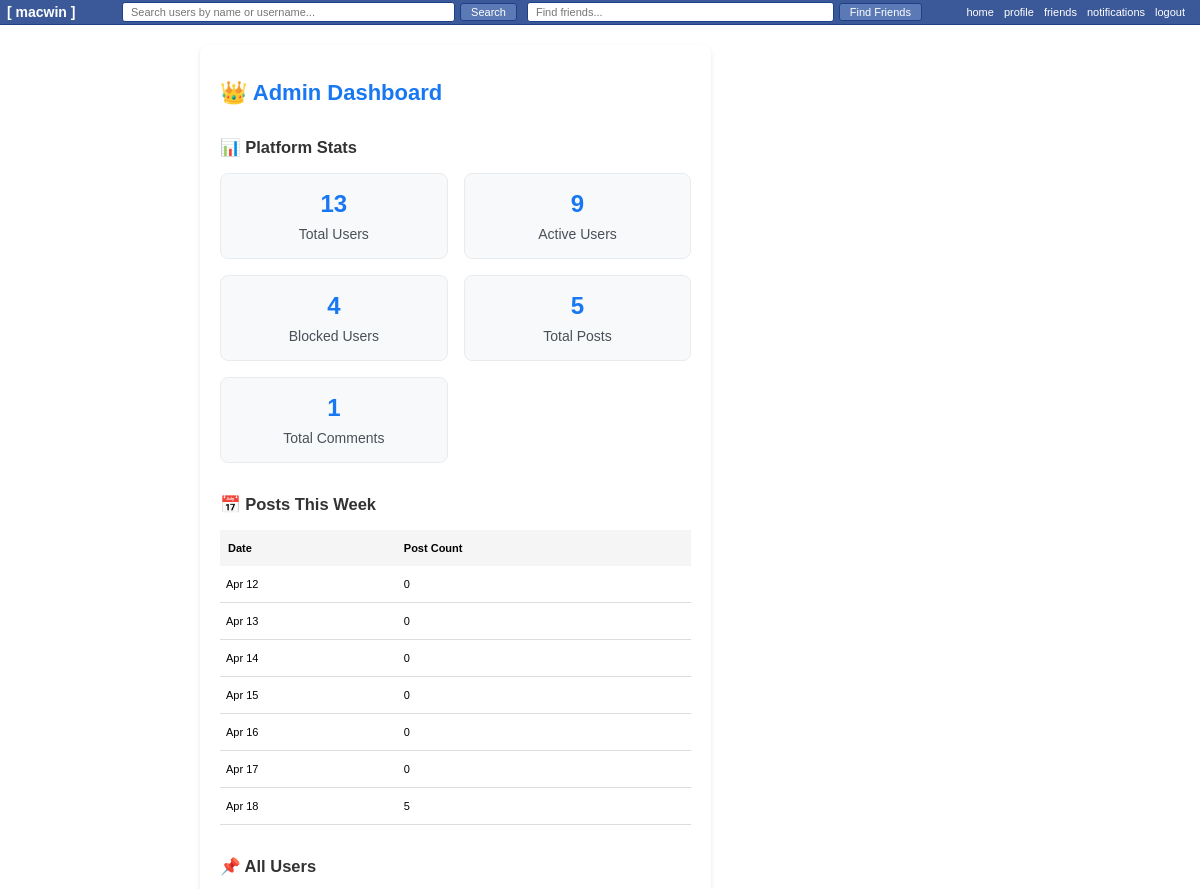
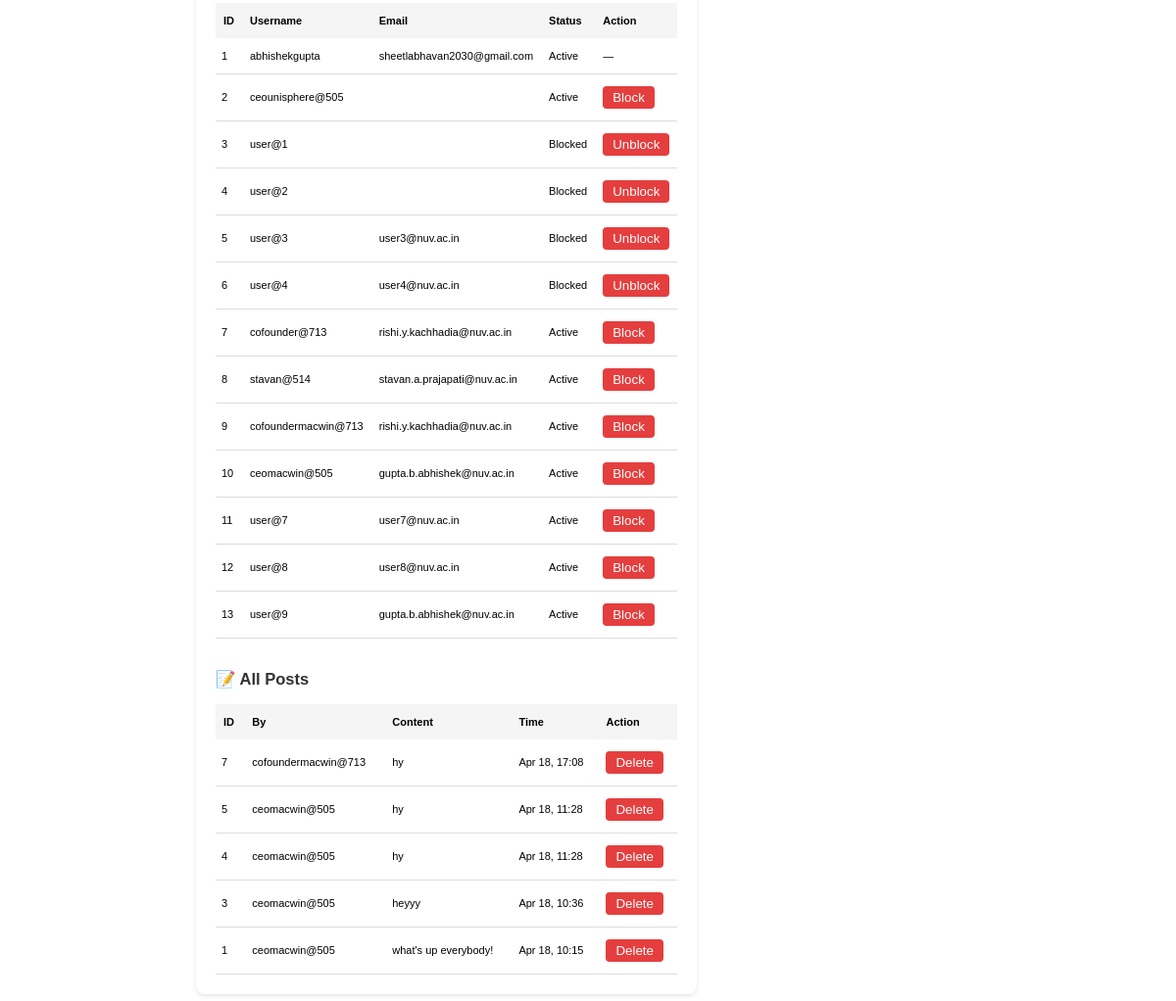
Page /dashboard/ (signed in) on the earlier database version (2 pictures, top to bottom).
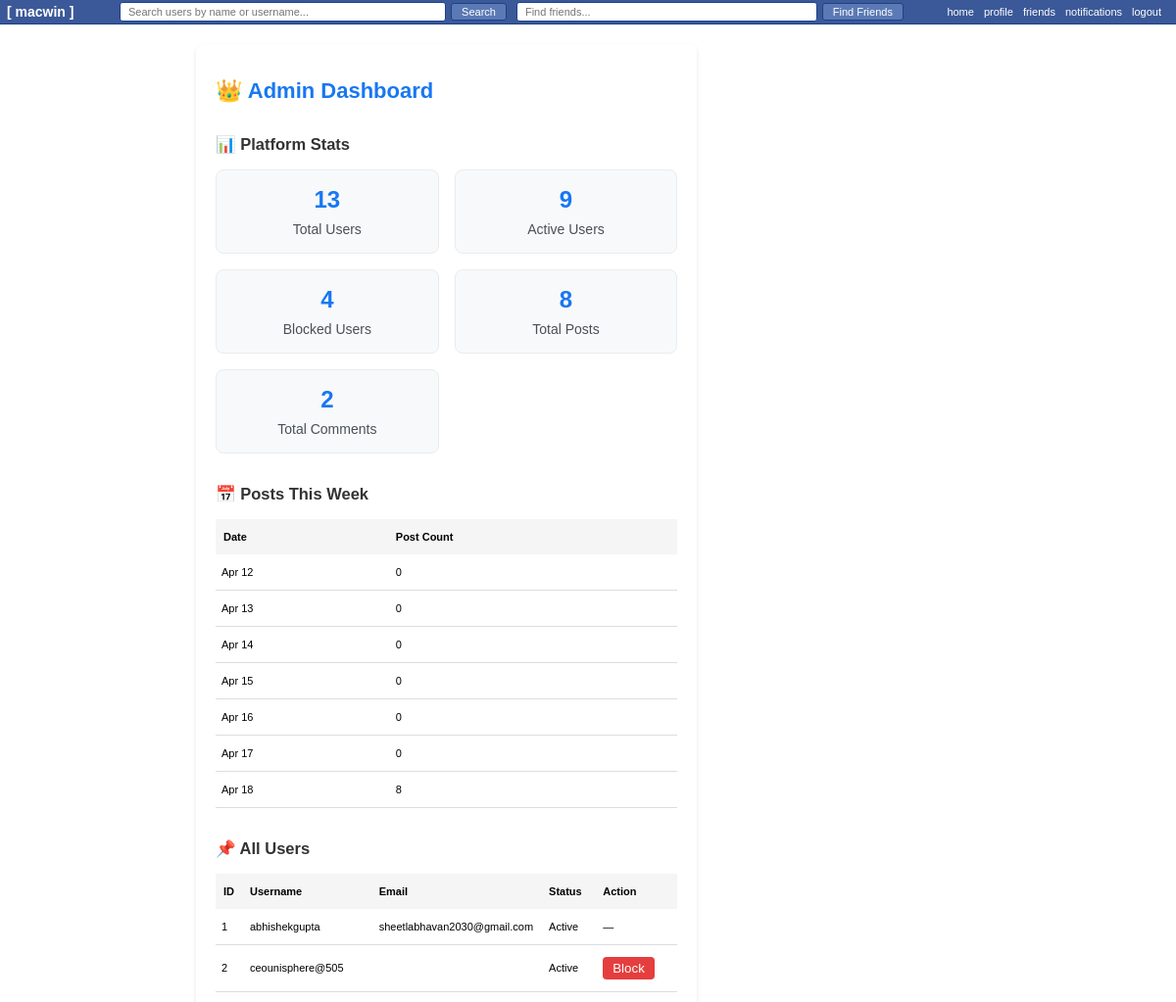
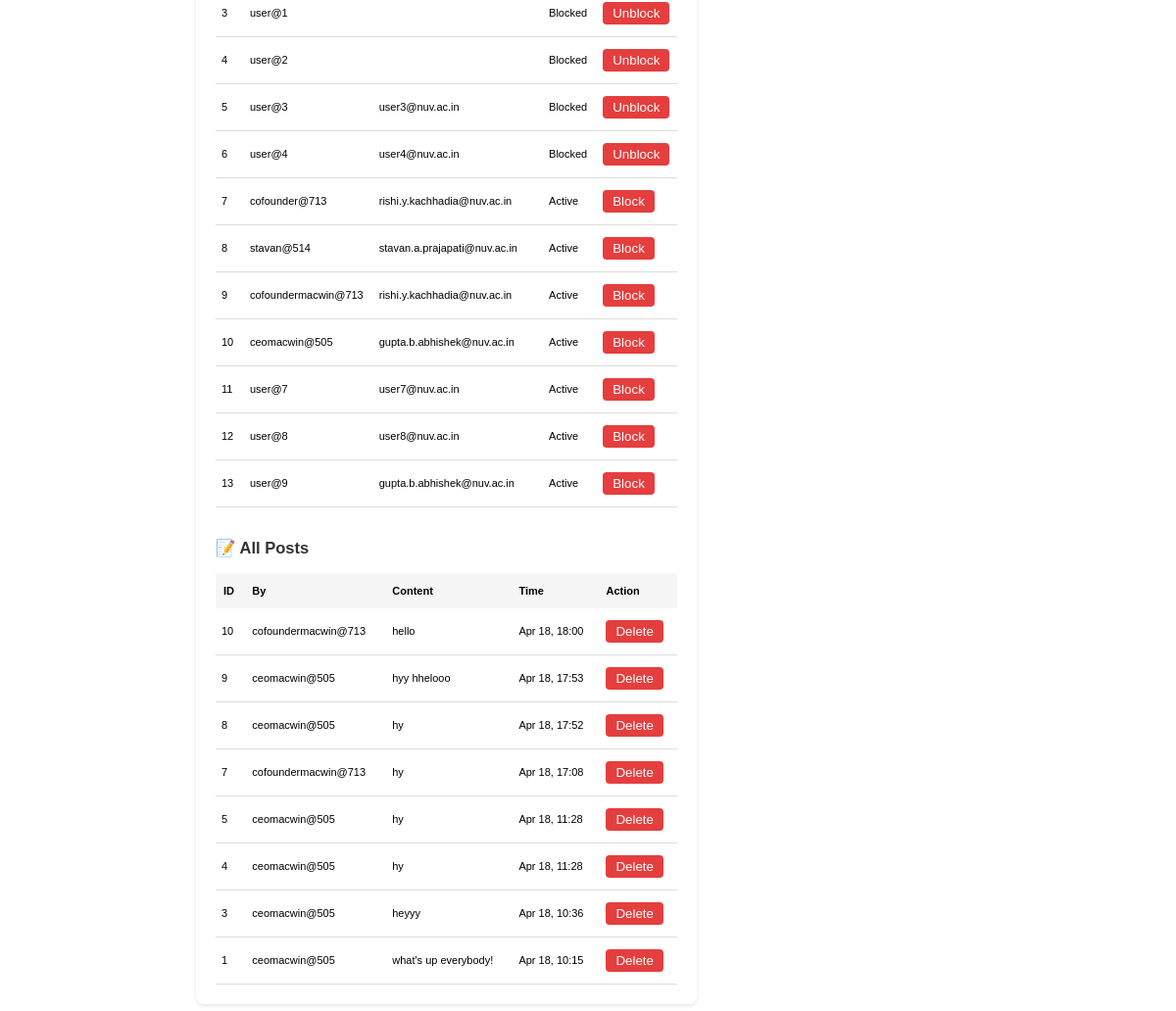
Same page on the later database version (2 pictures, top to bottom).
### chat/models.py (models this page shows, shortened)
class Post(models.Model):
    user = models.ForeignKey(User, on_delete=models.CASCADE, related_name='posts')
    content = models.TextField()
    image = models.ImageField(upload_to='posts/', blank=True, null=True)
    timestamp = models.DateTimeField(auto_now_add=True)
    class Meta:
        ordering = ['-timestamp']  # latest post first

### chat/views.py (the view)
# urls.py: path('dashboard/', views.admin_dashboard, name='admin_dashboard'),
@staff_member_required
def admin_dashboard(request):
    users = User.objects.all()
    posts = Post.objects.select_related('user').order_by('-timestamp')
    total_users = users.count()
    total_posts = posts.count()
    total_comments = Comment.objects.count()
    active_users = users.filter(is_active=True).count()
    blocked_users = total_users - active_users
    today = timezone.now()
    last_7_days = [today - timedelta(days=i) for i in range(6, -1, -1)]
    posts_per_day = []
    for day in last_7_days:
        count = Post.objects.filter(
            timestamp__date=day.date()
        ).count()
        posts_per_day.append({'date': day.strftime("%b %d"), 'count': count})
    context = {
        'users': users,
        'posts': posts,
        'total_users': total_users,
        'total_posts': total_posts,
        'total_comments': total_comments,
        'active_users': active_users,
        'blocked_users': blocked_users,
        'posts_per_day': posts_per_day,
    }
    return render(request, 'chat/admin_dashboard.html', context)

### chat/context_processors.py (called while the page is built)
def notifications_processor(request):
    if request.user.is_authenticated:
        unread_notifications = Notification.objects.filter(user=request.user, is_read=False)
        return {'unread_notifications': unread_notifications}
    return {'unread_notifications': []}

### chat/templates/chat/admin_dashboard.html (shortened to what this page needs)
{% extends 'chat/base.html' %}
{% block content %}
<div class="admin-dashboard">
    <h1 style="color:#1877f2;">👑 Admin Dashboard</h1>
    <h2>📊 Platform Stats</h2>
    <div class="stats-grid">
        <div class="stat-card">
            <div class="stat-value">{{ total_users }}</div>
            <div class="stat-label">Total Users</div>
        </div>
        <div class="stat-card">
            <div class="stat-value">{{ active_users }}</div>
            <div class="stat-label">Active Users</div>
        </div>
        <div class="stat-card">
            <div class="stat-value">{{ blocked_users }}</div>
            <div class="stat-label">Blocked Users</div>
        </div>
        <div class="stat-card">
            <div class="stat-value">{{ total_posts }}</div>
            <div class="stat-label">Total Posts</div>
        </div>
        <div class="stat-card">
            <div class="stat-value">{{ total_comments }}</div>
            <div class="stat-label">Total Comments</div>
        </div>
    </div>
    <h2>📅 Posts This Week</h2>
    <table style="width:100%; border-collapse: collapse; margin-bottom: 2rem;">
        <tr style="background:#f5f5f5;">
            <th style="padding:8px;">Date</th>
            <th>Post Count</th>
        </tr>
        {% for day in posts_per_day %}
        <tr style="border-bottom:1px solid #ddd;">
            <td style="padding:6px;">{{ day.date }}</td>
            <td>{{ day.count }}</td>
        </tr>
        {% endfor %}
    </table>
    <h2>📌 All Users</h2>
    <table style="width:100%; border-collapse: collapse; margin-bottom: 2rem;">
        <tr style="background:#f5f5f5;">
            <th style="padding:8px;">ID</th>
            <th>Username</th>
            <th>Email</th>
            <th>Status</th>
            <th>Action</th>
        </tr>
        {% for user in users %}
        <tr style="border-bottom:1px solid #ddd;">
            <td style="padding:6px;">{{ user.id }}</td>
            <td>{{ user.username }}</td>
            <td>{{ user.email }}</td>
            <td>{{ user.is_active|yesno:"Active,Blocked" }}</td>
            <td>
                {% if not user.is_superuser %}
                <form method="post" action="{% url 'toggle_block_user' user.id %}">
                    <button style="padding:4px 10px; background:#e53e3e; color:white; border:none; border-radius:4px;">
                        {% if user.is_active %}Block{% else %}Unblock{% endif %}
                    </button>
                </form>
                {% else %}
                —
                {% endif %}
            </td>
        </tr>
        {% empty %}
        <tr><td colspan="5" style="text-align:center;">No users found</td></tr>
        {% endfor %}
    </table>
    <h2>📝 All Posts</h2>
    <table style="width:100%; border-collapse: collapse;">
        <tr style="background:#f5f5f5;">
            <th style="padding:8px;">ID</th>
            <th>By</th>
            <th>Content</th>
            <th>Time</th>
            <th>Action</th>
        </tr>
        {% for post in posts %}
        <tr style="border-bottom:1px solid #ddd;">
            <td style="padding:6px;">{{ post.id }}</td>
            <td>{{ post.user.username }}</td>
            <td>{{ post.content|truncatechars:60 }}</td>
            <td>{{ post.timestamp|date:"M d, H:i" }}</td>
            <td>
                <form method="post" action="{% url 'delete_post_admin' post.id %}">
                    <button style="padding:4px 10px; background:#e53e3e; color:white; border:none; border-radius:4px;">Delete</button>
                </form>
            </td>
        </tr>
        {% empty %}
        <tr><td colspan="5" style="text-align:center;">No posts available</td></tr>
        {% endfor %}
    </table>
</div>
{% endblock %}

Differences in the rows shown:
added Post: id "10", user.username "cofoundermacwin@713", content "hello", timestamp "Apr 18, 18:00"
added Post: id "9", user.username "ceomacwin@505", content "hyy hhelooo", timestamp "Apr 18, 17:53"
added Post: id "8", user.username "ceomacwin@505", content "hy", timestamp "Apr 18, 17:52"
Other differences:
{{ total_posts }}: "5" → "8"
{{ total_comments }}: "1" → "2"
new list line: "Apr 18 8"
list line gone: "Apr 18 5"
